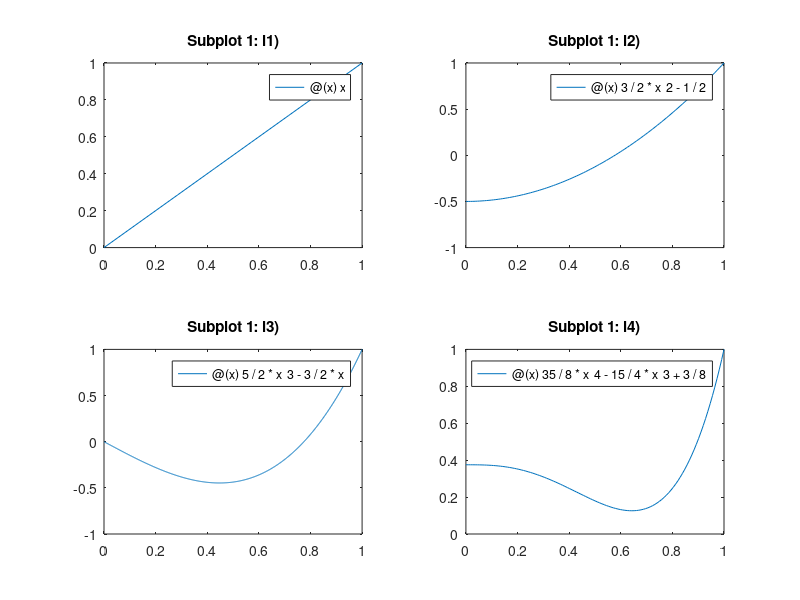

MATLAB code for this plot:
subplot(2,2,1)
l1 = @(x) x;
fplot(l1, [0,1])
title('Subplot 1: l1)')
    
subplot(2,2,2)
l2 = @(x) 3/2*x^2-1/2;
fplot(l2, [0,1])
title('Subplot 1: l2)')

subplot(2,2,3)
l1 = @(x) 5/2*x^3-3/2*x;
fplot(l1, [0,1])
title('Subplot 1: l3)')
    
subplot(2,2,4)
l2 = @(x) 35/8*x^4-15/4*x^3+3/8;
fplot(l2, [0,1])
title('Subplot 1: l4)')